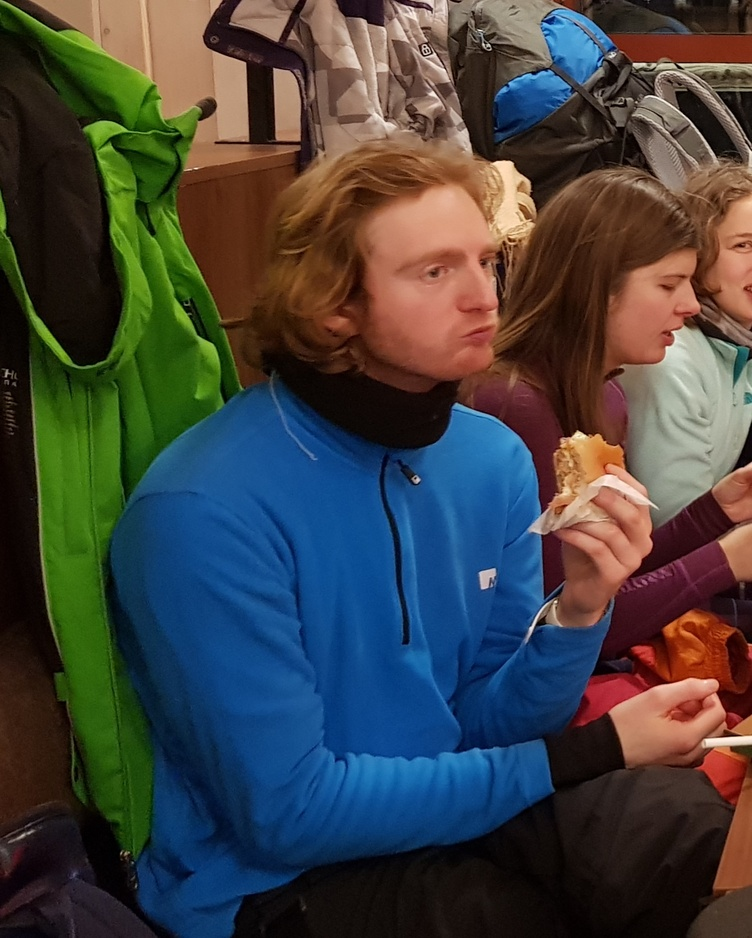
#> input picture Ex01/ims/Lauge_spiser.jpg, 752 x 938 px, shrunk from 1361 x 1698 before the run, found by its file name
$ jupyter execute ex01.ipynb
#> lines starting #> are read from the running program, lines starting #| are printed output that depends on the picture
# Exercise 1

## Ex 1.1
Given four points in homogeneous coordinates write them in inhomogeneous coordinates.

$$
    \begin{bmatrix}
        1 \\
        2 \\
        1
    \end{bmatrix},

    \begin{bmatrix}
        4 \\
        2 \\
        2
    \end{bmatrix},

    \begin{bmatrix}
        6 \\
        4 \\
        -1
    \end{bmatrix},

    \begin{bmatrix}
        5 \\
        3 \\
        0.5
    \end{bmatrix}
$$

### Response
Inhomogenous coordinates:
$$
    \begin{bmatrix}
        1 \\
        2
    \end{bmatrix},

    \begin{bmatrix}
        2 \\
        1
    \end{bmatrix},

    \begin{bmatrix}
        -6 \\
        -4
    \end{bmatrix},

    \begin{bmatrix}
        10 \\
        6
    \end{bmatrix}
$$

## Ex 1.2
We have four points in 3D:
$$
    \begin{bmatrix}
        1 \\
        10 \\
        -3 \\
        1
    \end{bmatrix},

    \begin{bmatrix}
        2 \\
        -4 \\
        1.1 \\
        2
    \end{bmatrix},

    \begin{bmatrix}
        0 \\
        0 \\
        -1 \\
        10
    \end{bmatrix},

    \begin{bmatrix}
        -15 \\
        3 \\
        6 \\
        3
    \end{bmatrix},
$$

and want to find their corresponding inhomogeneous coordinates $\pmb{Q}_i$:

### Response

$$
    \begin{bmatrix}
        1 \\
        10 \\
        -3
    \end{bmatrix},

    \begin{bmatrix}
        1 \\
        -2 \\
        0.55
    \end{bmatrix},

    \begin{bmatrix}
        0 \\
        0 \\
        -0.1
    \end{bmatrix},

    \begin{bmatrix}
        -5 \\
        1 \\
        2
    \end{bmatrix},
$$

$\textcolor{magenta}{\text{We think this is correct}}$.

$\textcolor{cyan}{\text{Confirmed correct from solution}}$.

## Ex 1.3
A 2D line is given as:
$$
    x + 2y = 3
$$

write this line in homogeneous form i.e. $\pmb{l}^T \pmb{p} = 0 $.

### Response
$$
    \begin{bmatrix}
        1 \\
        2 \\
        -3
    \end{bmatrix}
    \begin{bmatrix}
        x \\
        y \\
        1
    \end{bmatrix}
$$

## Ex 1.4
Using $\pmb{l}$ from Exercise 1.3, which of the following 2D points are on this line?
$$
    \pmb{p}_1 =
    \begin{bmatrix}
        3 \\
        0 \\
        1
    \end{bmatrix},

    \pmb{p}_2 =
    \begin{bmatrix}
        6 \\
        0 \\
        2
    \end{bmatrix},

    \pmb{p}_3 =
    \begin{bmatrix}
        1 \\
        1 \\
        2
    \end{bmatrix},

    \pmb{p}_4 =
    \begin{bmatrix}
        1 \\
        1 \\
        1
    \end{bmatrix},

    \pmb{p}_5 =
    \begin{bmatrix}
        110 \\
        -40 \\
        10
    \end{bmatrix},

    \pmb{p}_6 =
    \begin{bmatrix}
        11 \\
        4 \\
        1
    \end{bmatrix},
$$

### Response

[cell 1]
import numpy as np
p1 = np.array([3, 0, 1])
p2 = np.array([6, 0, 2])
p3 = np.array([1, 1, 2])
p4 = np.array([1, 1, 1])
p5 = np.array([110, -40, 10])
p6 = np.array([11, 4, 1])

all_points = [p1, p2, p3, p4, p5, p6]

ex3_line = np.array([1, 2, -3])
for i, point in enumerate(all_points):
    if point @ ex3_line == 0:
        print(f"Point {i + 1} is on the line!")
    else:
        print(f"Point {i + 1} is NOT on the line...")

## Ex 1.5

Given the two lines

$$
    \pmb{l}_0 =
    \begin{bmatrix}
        1 \\
        1 \\
        -1
    \end{bmatrix},
    \qquad
    \pmb{l}_1 =
    \begin{bmatrix}
        -1 \\
        1 \\
        -3
    \end{bmatrix}
$$

what is their point of intersection $\pmb{q}_{\pmb{I}}$?

### Response

[cell 2]
import sympy
from sympy.abc import x, y
print(sympy.solve([x + y - 1, -x + y - 3], [x,y]))

## Ex 1.6

Consider the following matrix:

$$
    \pmb{A} =
    \begin{bmatrix}
        10 & 0  & 2 \\
        0  & 10 & -3 \\
        0  & 0  & 1
    \end{bmatrix}
$$

What is the result of $\pmb{A}\pmb{p} = \pmb{q}$, where $\pmb{p}$ and $\pmb{q}$ are 2D points in the homogeneous coordinates?

Explain what each of the (non-zero) coefficients in $\pmb{A}$ does to the coordinates of $\pmb{q}$.

### Response
$\pmb{A}$ is the camera matrix $\pmb{K}$.

So it scales by the focal length $f = 10$ and then does the translation $\delta_x = 2, \delta_y = -3$.

## Ex 1.7

A new line is given:
$$
    \pmb{l} =
    \begin{bmatrix}
        \frac{1}{\sqrt{2}} \\
        \frac{1}{\sqrt{2}} \\
        -1
    \end{bmatrix}
$$

What is the (shortest) distance between the line $\pmb{l}$ and the points:
$$
    \pmb{p}_1 =
    \begin{bmatrix}
        0 \\
        0 \\
        1
    \end{bmatrix},

    \pmb{p}_2 =
    \begin{bmatrix}
        \sqrt{2} \\
        \sqrt{2} \\
        1
    \end{bmatrix},

    \pmb{p}_3 =
    \begin{bmatrix}
        \sqrt{2} \\
        \sqrt{2} \\
        4
    \end{bmatrix},
$$

### Response

Alex is big smart and said we should utilize the distance formula:
$$
    dist(p, q) = \frac{|p \cdot q|}{\sqrt{a^2 + b^2}}
$$

[cell 3]
import math

p1 = np.array([0, 0, 1])
p2 = np.array([math.sqrt(2), math.sqrt(2), 1])
p3 = np.array([math.sqrt(2), math.sqrt(2), 4])

a = 1/(math.sqrt(2))
b = 1/(math.sqrt(2))

points = [p1, p2, p3]

line = np.array([a, b, -1])

for i, point in enumerate(points):
    dist = abs(point @ line) / (math.sqrt(a**2 + b**2))
    print(f"Closest distance to point {i} is: {dist}")

## Ex 1.8

Repeat exercise 1.7 with:
$$
    \pmb{l} =
    \begin{bmatrix}
        2 \\
        2 \\
        -1
    \end{bmatrix}
$$

### Response

[cell 4]
a = 2
b = 2

line = np.array([a, b, -1])

for i, point in enumerate(points):
    dist = abs(point @ line) / (math.sqrt(a**2 + b**2))
    print(f"Closest distance to point {i} is: {dist}")

## Ex 1.9

install OpenCV 4.4.0 or later

[cell 5]
import cv2
print(cv2.__version__)

## Ex 1.10

* Capture an image with a camera
* Transfer it to your computer
* Load it with OpenCV
* Display it with Matplotlib

### Response

[cell 6]
import matplotlib.pyplot as plt

img = cv2.imread("ims\Lauge_spiser.jpg")
#> img is the input picture: shape (938, 752, 3); mean B, G, R 64.7, 66.1, 65.5
rgb_im = cv2.cvtColor(img, cv2.COLOR_BGR2RGB)
plt.imshow(rgb_im)
plt.axis("off")
plt.show()

## Ex 1.11
Wall of text $^{TM}$.

...*Oh my god! there is so much text*

### Response
Just copied the lecturer's code

[cell 7]
import itertools as it

def box3d(n=16):
#> called with n = 16
    points = []
    N = tuple(np.linspace(-1, 1, n))

    for i, j in [(-1, -1), (-1, 1), (1, 1), (0, 0)]:
        points.extend(set(it.permutations([(i, )*n, (j, )*n, N])))

    return np.hstack(points)/2

## Ex 1.12
Implement two helper functions:

* $\texttt{Pi}$ that converts from homogeneous to inhomogeneous coordinates, and
* $\texttt{PiInv}$ that converts from inhomogeneous to homogeneous coordinates.

The functions should take Numpy arrays with size (dimension of point × number of points) as
their input.

*Tip*: To add homogeneous coordinate to a matrix you can use $\texttt{np.vstack}$ with $\texttt{np.ones}$.

*Tip*: You can divide by and remove the last coordinate by doing $\texttt{p = ph[:-1]/ph[-1]}$

### Response

[cell 8]
def pi(points : np.ndarray) -> np.ndarray:
    """
        Converts from homogeneous to inhomogeneous coordinates
    """
    p = points[:-1]/points[-1]

    return p

def piInv(points : np.ndarray) -> np.ndarray:
    """
        Converts from inhomogeneous to homogeneous coordinates
    """

    # Gets the amount of points by using shape
    _, num_points = points.shape

    # Stacks the scale s at the bottom of the matrix
    ph = np.vstack((points, np.ones(num_points)))

    return ph

## Ex 1.13
Wall of text $^{TM}$.

### Response

[cell 9]
def projectPoints(K, Rt, Q):

    Q_hom = piInv(Q)
    points = K @ Rt @ Q_hom
    points_inhom = pi(points)

    return points_inhom

#### Test of function

[cell 10]
K = np.diag(np.ones(3))
R = np.diag(np.ones(3))
t = np.array([[0, 0, 4]])
Rt = np.concatenate((R, t.T), axis=1)

Q = box3d()
K[1, 1] *= 0.5
K[0, 0] *= 0.5
print(K)
Qp = projectPoints(K, Rt, Q)

plt.scatter(Qp[0, :], Qp[1, :])
plt.show()
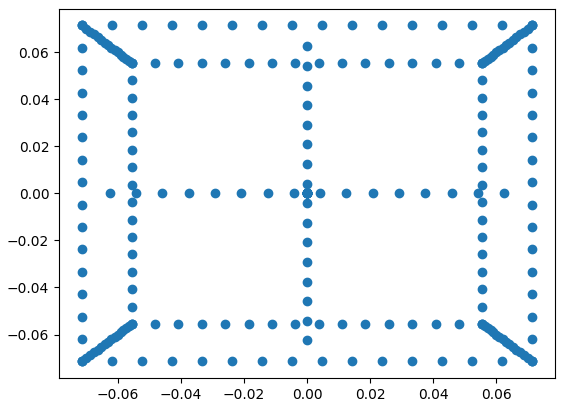
#> figure drawn by matplotlib, 1 panel

## Ex 1.14

We try instead with another $\pmb{R}$.

### Response

[cell 11]
theta = math.pi / 6

R2 = np.array(
    [[math.cos(theta), 0, math.sin(theta)],
     [0, 1, 0],
     [-math.sin(theta), 0, math.cos(theta)]]
    )

Rt2 = np.concatenate((R2, t.T), axis=1)

Qp2 = projectPoints(K, Rt2, Q)

plt.scatter(Qp2[0, :], Qp2[1, :])
plt.show()
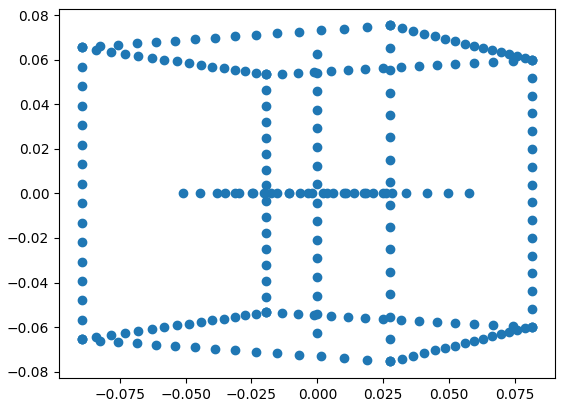
#> figure drawn by matplotlib, 1 panel

## Ex 1.15

Funtime now!

### Response

[cell 12]
theta = math.pi / 3

R3 = np.array(
    [[math.cos(theta), 0, math.sin(theta)],
     [0, 1, 0],
     [-math.sin(theta), 0, math.cos(theta)]]
    )

t3 = np.array([[0, 0, 20]])

Rt3 = np.concatenate((R3, t3.T), axis=1)

Qp3 = projectPoints(K, Rt3, Q)

plt.scatter(Qp3[0, :], Qp3[1, :])
plt.show()
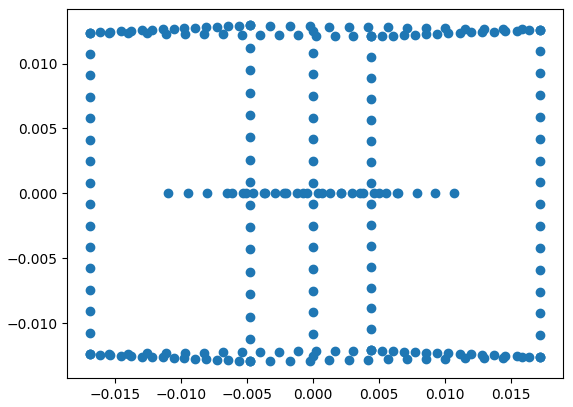
#> figure drawn by matplotlib, 1 panel

[cell 13]
theta = math.pi / 2

R4 = np.array(
    [[math.cos(theta), 0, math.sin(theta)],
     [0, 1, 0],
     [-math.sin(theta), 0, math.cos(theta)]]
    )

t4 = np.array([[-3, 20, -10]])

Rt4 = np.concatenate((R4, t4.T), axis=1)

Qp4 = projectPoints(K, Rt4, Q)

plt.scatter(Qp4[0, :], Qp4[1, :])
plt.show()
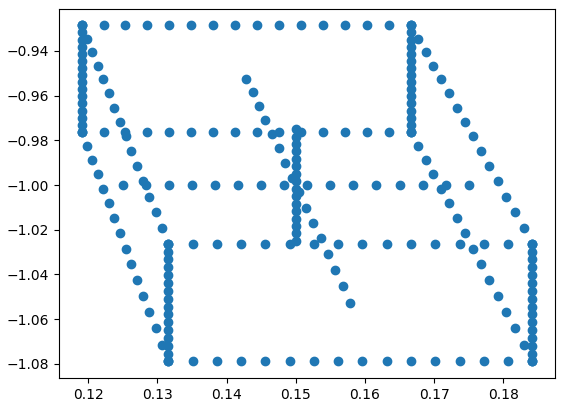
#> figure drawn by matplotlib, 1 panel
